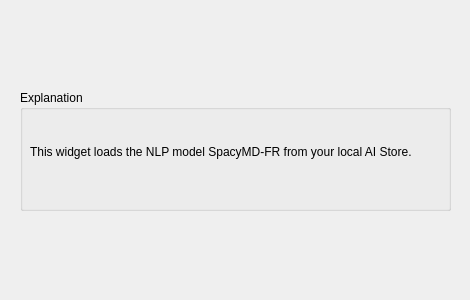
<?xml version="1.0" encoding="UTF-8"?>
<ui version="4.0">
 <class>Form</class>
 <widget class="QWidget" name="Form">
  <property name="geometry">
   <rect>
    <x>0</x>
    <y>0</y>
    <width>470</width>
    <height>300</height>
   </rect>
  </property>
  <property name="windowTitle">
   <string>Form</string>
  </property>
  <widget class="QGroupBox" name="groupBox">
   <property name="geometry">
    <rect>
     <x>20</x>
     <y>90</y>
     <width>431</width>
     <height>121</height>
    </rect>
   </property>
   <property name="title">
    <string>Explanation</string>
   </property>
   <widget class="QLabel" name="Description">
    <property name="geometry">
     <rect>
      <x>10</x>
      <y>36</y>
      <width>411</width>
      <height>51</height>
     </rect>
    </property>
    <property name="text">
     <string>This widget loads the NLP model SpacyMD-FR from your local AI Store.</string>
    </property>
    <property name="textFormat">
     <enum>Qt::AutoText</enum>
    </property>
    <property name="alignment">
     <set>Qt::AlignLeading|Qt::AlignLeft|Qt::AlignVCenter</set>
    </property>
    <property name="wordWrap">
     <bool>true</bool>
    </property>
   </widget>
  </widget>
 </widget>
 <resources/>
 <connections/>
</ui>
